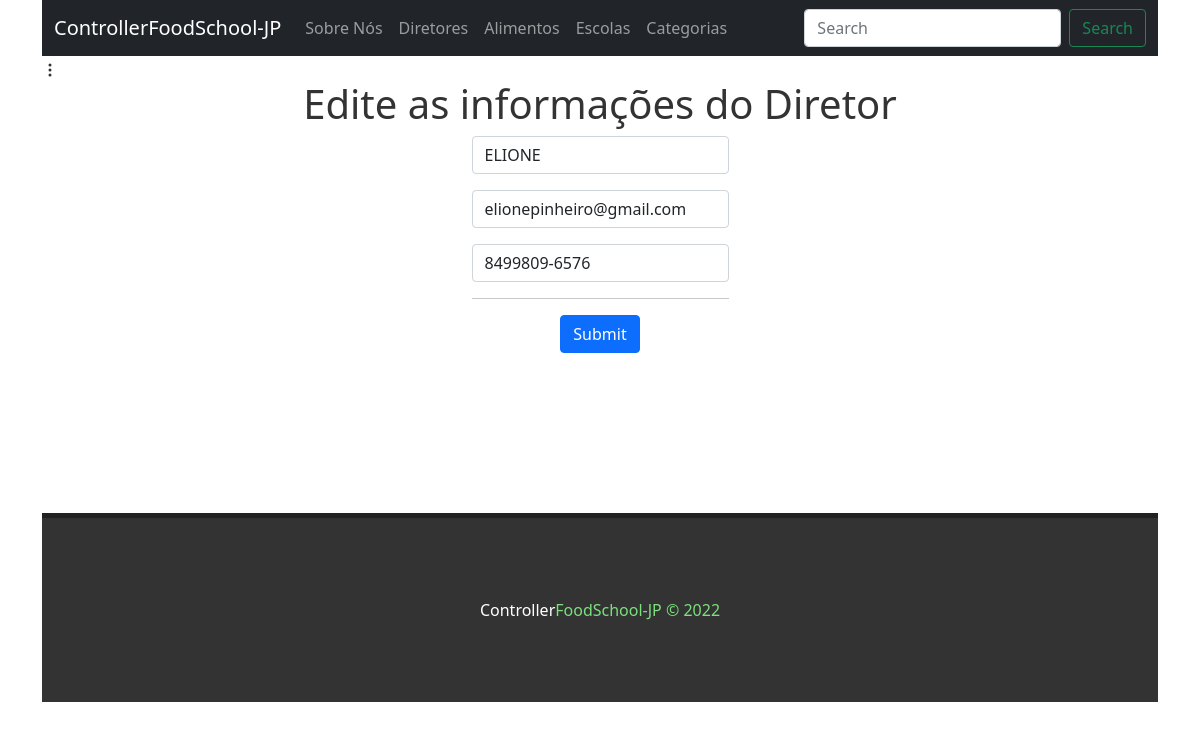
Before: /director/edit/2 with the older database file.
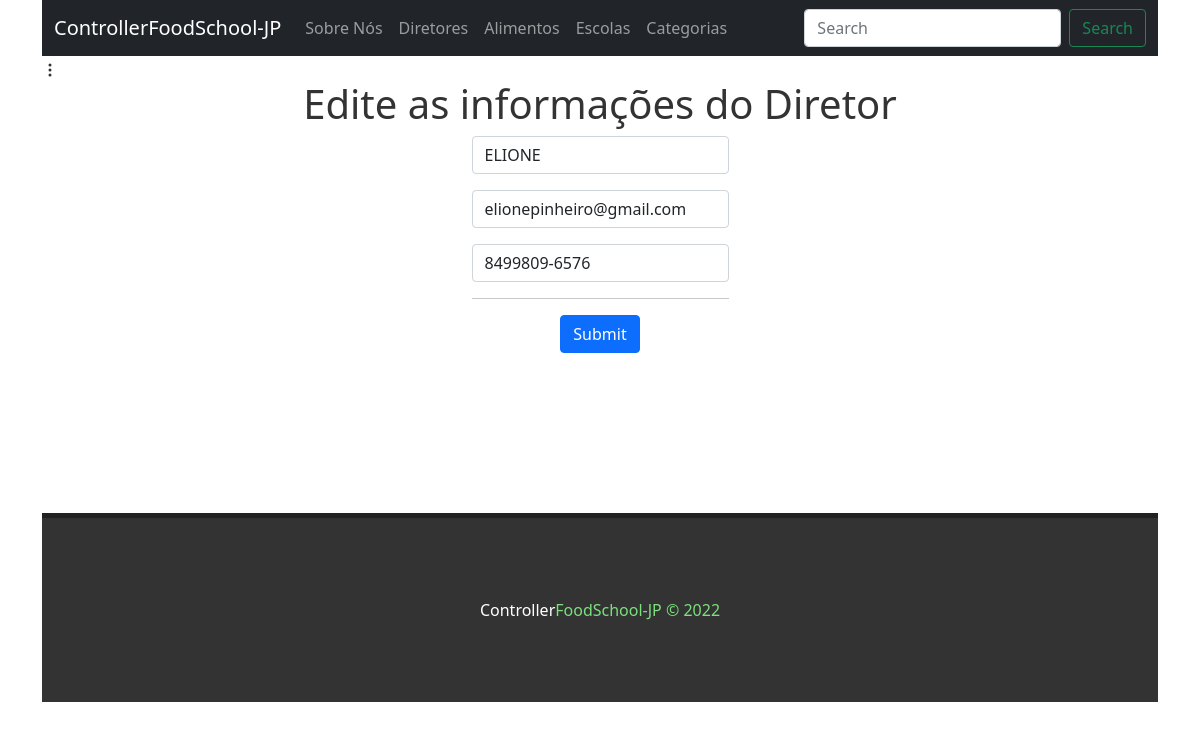
After: the same page with the newer database file.
### directors/models.py (models this page shows, shortened)
class Director(models.Model):
    name = models.CharField(max_length=255)
    email = models.CharField(max_length=255)
    phone = models.CharField(max_length=255)
    created_at = models.DateTimeField(auto_now_add=True)
    updated_at = models.DateTimeField(auto_now=True)

### directors/views.py (the view)
# urls.py: path('edit/<int:id>', views.edit, name='edit category'),
def edit(request, id):
    director = Director.objects.get(id= id)
    return render(request, 'director/edit.html', {'director': director})

### directors/templates/director/edit.html (shortened to what this page needs)
{% extends 'base.html' %}
{% block content %}
<div class="content">
    <h1> Edite as informações do Diretor</h1>
</div>
<div class="content">
    <form action="update/{{director.id}}" method="POST">
          <div class="mb-3">
            <input type="text" required name='name' value={{director.name}} width="50px" class="form-control" >
          </div>
          <div class="mb-3">
            <input type="email"required name="email" value="{{director.email}}" class="form-control" >
          </div>
          <div class="mb-3">
            <input type="contato" required name="phone" value="{{director.phone}}" class="form-control" >
          </div>
          <hr>
          <div class="content">
            <button type="submit" id="btn" class="btn btn-primary">Submit</button>
          </div>
        </form>
</div>
{% endblock %}

Changed rows visible on the page:
changed Director "elionepinheiro@gmail.com": name "ELIONE" → (not shown)
Other visible differences:
form field name: (not shown) → "ELIONE"
